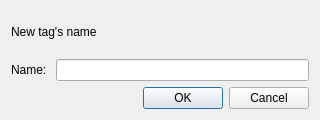
<?xml version="1.0" encoding="UTF-8"?>
<ui version="4.0">
 <class>tagform</class>
 <widget class="QDialog" name="tagform">
  <property name="geometry">
   <rect>
    <x>0</x>
    <y>0</y>
    <width>320</width>
    <height>120</height>
   </rect>
  </property>
  <property name="windowTitle">
   <string>New tag</string>
  </property>
  <layout class="QVBoxLayout" name="verticalLayout">
   <item>
    <widget class="QLabel" name="nameLabel">
     <property name="text">
      <string>New tag's name</string>
     </property>
    </widget>
   </item>
   <item>
    <layout class="QHBoxLayout" name="horizontalLayout">
     <item>
      <widget class="QLabel" name="infoLabel">
       <property name="text">
        <string>Name: </string>
       </property>
      </widget>
     </item>
     <item>
      <widget class="QLineEdit" name="lineEdit"/>
     </item>
    </layout>
   </item>
   <item>
    <widget class="QDialogButtonBox" name="buttonBox">
     <property name="orientation">
      <enum>Qt::Horizontal</enum>
     </property>
     <property name="standardButtons">
      <set>QDialogButtonBox::Cancel|QDialogButtonBox::Ok</set>
     </property>
    </widget>
   </item>
  </layout>
 </widget>
 <resources/>
 <connections>
  <connection>
   <sender>buttonBox</sender>
   <signal>accepted()</signal>
   <receiver>tagform</receiver>
   <slot>accept()</slot>
   <hints>
    <hint type="sourcelabel">
     <x>248</x>
     <y>254</y>
    </hint>
    <hint type="destinationlabel">
     <x>157</x>
     <y>274</y>
    </hint>
   </hints>
  </connection>
  <connection>
   <sender>buttonBox</sender>
   <signal>rejected()</signal>
   <receiver>tagform</receiver>
   <slot>reject()</slot>
   <hints>
    <hint type="sourcelabel">
     <x>316</x>
     <y>260</y>
    </hint>
    <hint type="destinationlabel">
     <x>286</x>
     <y>274</y>
    </hint>
   </hints>
  </connection>
 </connections>
</ui>
